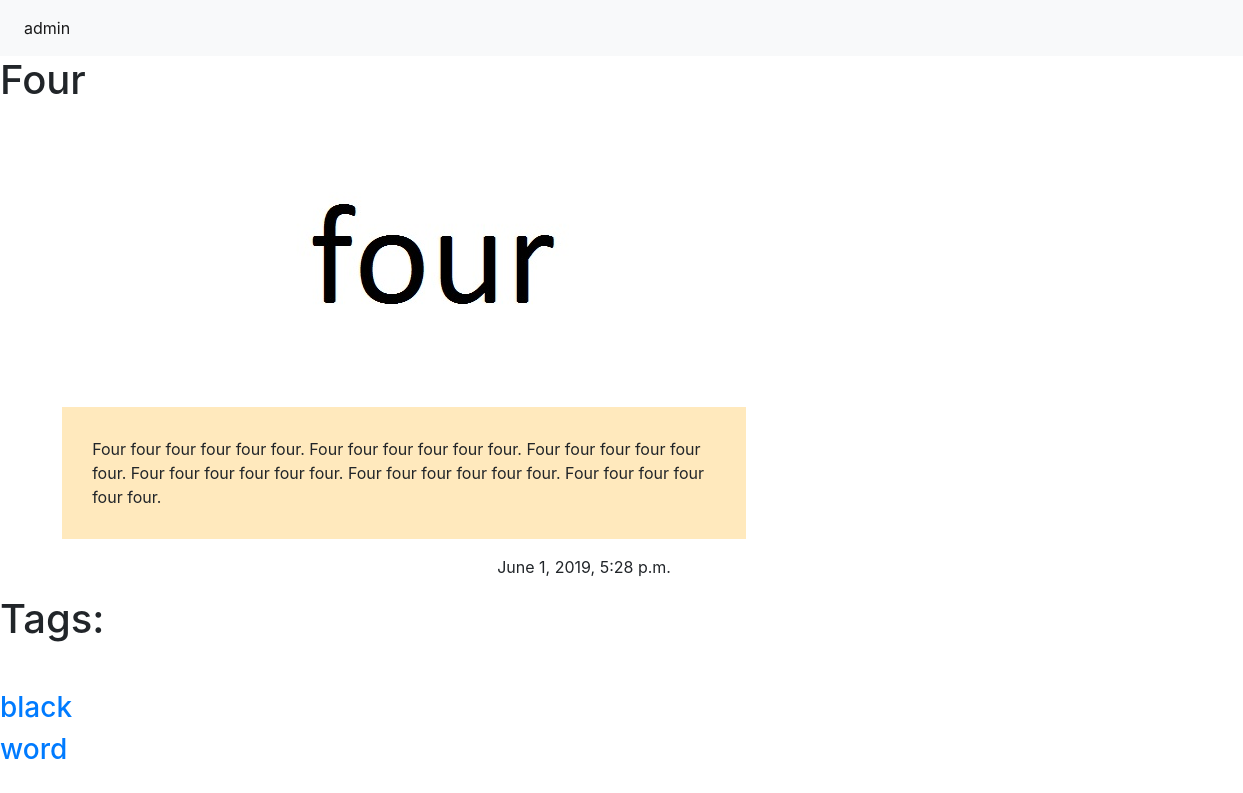
Screenshot of /20/ with the database file from the repository.
### news/models.py (models this page shows, shortened)
class Post(models.Model):
    title = models.CharField(max_length=120)
    description = models.TextField(default='description')
    tag = models.ManyToManyField('Tag')
    image = models.FileField(null=True, blank=False)
    content = models.TextField()
    visible = models.BooleanField(default=1)
    updated = models.DateTimeField(auto_now=True, auto_now_add=False)
    timestamp = models.DateTimeField(auto_now=False, auto_now_add=True)
    class Meta:
        ordering = ["-id", "-timestamp"]

class Tag(models.Model):
    title = models.CharField(max_length=128)

### news/views.py (the view)
# urls.py: path('<int:id>/', views.single, name='single'),
def single(request, id=None):
    post = get_object_or_404(Post, id=id)
    context = {
        "post": post,
        "url": URL,
    }
    print(admin.site.urls)
    return render(request, "partial/single.html", context)

### templates/partial/single.html (shortened to what this page needs)
{% extends 'news.html' %}
{% block body %}
{% if post.visible %}
<h1>{{ post.title }}</h1>
<img class="img" src="{{ post.image.url }}" alt="">
<p class="txt">{{ post.content }}</p>
<span class="time">{{ post.timestamp }}</span>
<p class="post-meta">
	{% block title %}
	<h1 class="mb-5">Tags: </h1>
	{% for tag in post.tag.all %}
	<h3><a href="{{ url }}tag/{{ tag.title }}">{{ tag.title }}</a></h3>
	{% endfor %}
	{% endblock %}
</p>
{% else %}
<p>page not found</p>
{% endif %}
{% endblock %}

### templates/partial/single.html (style rules this page uses)
.txt { border: 4px; background: #ffe9bd; padding: 30px; margin-right : 40%; margin-left : 5%; }
.time { margin-right : 5%; margin-left : 40%; }
.img { margin-right : 50%; margin-left : 20%; }

### rows the page displays
Post: title "Four", image (picture), content "Four four four four four four. Four four four four four four. Four four four four four four. Four four four four four four. Four four four four four four. Four four four four four four.", timestamp "June 1, 2019, 5:28 p.m."
Tag: title "black"
Tag: title "word"
